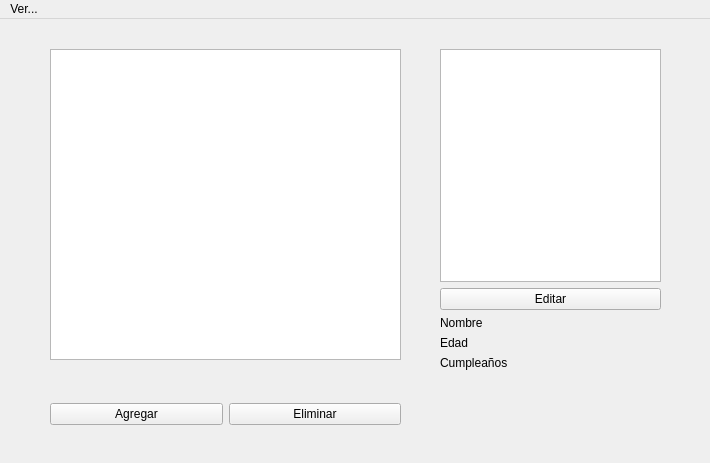
<?xml version="1.0" encoding="UTF-8"?>
<ui version="4.0">
 <class>actores_m</class>
 <widget class="QMainWindow" name="actores_m">
  <property name="geometry">
   <rect>
    <x>0</x>
    <y>0</y>
    <width>710</width>
    <height>463</height>
   </rect>
  </property>
  <property name="windowTitle">
   <string>Peliculas</string>
  </property>
  <widget class="QWidget" name="centralwidget">
   <widget class="QWidget" name="horizontalLayoutWidget">
    <property name="geometry">
     <rect>
      <x>50</x>
      <y>380</y>
      <width>351</width>
      <height>31</height>
     </rect>
    </property>
    <layout class="QHBoxLayout" name="Layout_2">
     <item>
      <widget class="QPushButton" name="boton_agregar1">
       <property name="text">
        <string>Agregar</string>
       </property>
      </widget>
     </item>
     <item>
      <widget class="QPushButton" name="boton_eliminar1">
       <property name="text">
        <string>Eliminar</string>
       </property>
      </widget>
     </item>
    </layout>
   </widget>
   <widget class="QWidget" name="verticalLayoutWidget">
    <property name="geometry">
     <rect>
      <x>440</x>
      <y>30</y>
      <width>221</width>
      <height>321</height>
     </rect>
    </property>
    <layout class="QVBoxLayout" name="Layout">
     <item>
      <widget class="QGraphicsView" name="foto1"/>
     </item>
     <item>
      <widget class="QPushButton" name="boton_editar1">
       <property name="text">
        <string>Editar</string>
       </property>
      </widget>
     </item>
     <item>
      <layout class="QFormLayout" name="Layout_3">
       <property name="fieldGrowthPolicy">
        <enum>QFormLayout::AllNonFixedFieldsGrow</enum>
       </property>
       <item row="0" column="0">
        <widget class="QLabel" name="Nombre">
         <property name="text">
          <string>Nombre</string>
         </property>
        </widget>
       </item>
       <item row="0" column="1">
        <widget class="QLabel" name="set_nombre1">
         <property name="text">
          <string/>
         </property>
        </widget>
       </item>
       <item row="1" column="0">
        <widget class="QLabel" name="Edad">
         <property name="text">
          <string>Edad</string>
         </property>
        </widget>
       </item>
       <item row="1" column="1">
        <widget class="QLabel" name="set_edad1">
         <property name="text">
          <string/>
         </property>
        </widget>
       </item>
       <item row="2" column="0">
        <widget class="QLabel" name="Cumpleanos">
         <property name="text">
          <string>Cumpleaños</string>
         </property>
        </widget>
       </item>
       <item row="2" column="1">
        <widget class="QLabel" name="set_cumpleanos1">
         <property name="text">
          <string/>
         </property>
        </widget>
       </item>
      </layout>
     </item>
    </layout>
   </widget>
   <widget class="QTableView" name="tabla_actores1">
    <property name="geometry">
     <rect>
      <x>50</x>
      <y>30</y>
      <width>351</width>
      <height>311</height>
     </rect>
    </property>
   </widget>
  </widget>
  <widget class="QMenuBar" name="menubar">
   <property name="geometry">
    <rect>
     <x>0</x>
     <y>0</y>
     <width>710</width>
     <height>20</height>
    </rect>
   </property>
   <widget class="QMenu" name="menu_ver">
    <property name="title">
     <string>Ver...</string>
    </property>
    <addaction name="menu_actores"/>
   </widget>
   <addaction name="menu_ver"/>
  </widget>
  <action name="menu_actores">
   <property name="text">
    <string>Peliculas</string>
   </property>
  </action>
  <action name="menu_peliculas">
   <property name="text">
    <string>Actores</string>
   </property>
  </action>
 </widget>
 <resources/>
 <connections/>
</ui>
